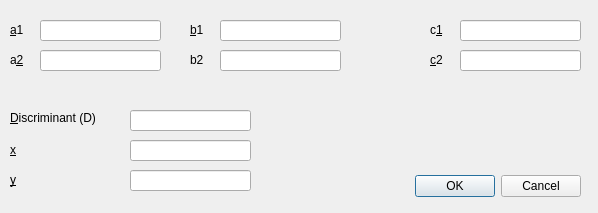
<?xml version="1.0" encoding="UTF-8"?>
<ui version="4.0">
 <class>linear_system_dialog</class>
 <widget class="QDialog" name="linear_system_dialog">
  <property name="geometry">
   <rect>
    <x>0</x>
    <y>0</y>
    <width>598</width>
    <height>213</height>
   </rect>
  </property>
  <property name="windowTitle">
   <string>System of Linear Equations with Two Unknowns</string>
  </property>
  <widget class="QDialogButtonBox" name="buttonBox">
   <property name="geometry">
    <rect>
     <x>260</x>
     <y>170</y>
     <width>321</width>
     <height>32</height>
    </rect>
   </property>
   <property name="orientation">
    <enum>Qt::Orientation::Horizontal</enum>
   </property>
   <property name="standardButtons">
    <set>QDialogButtonBox::StandardButton::Cancel|QDialogButtonBox::StandardButton::Ok</set>
   </property>
  </widget>
  <widget class="QLabel" name="label">
   <property name="geometry">
    <rect>
     <x>10</x>
     <y>22</y>
     <width>41</width>
     <height>16</height>
    </rect>
   </property>
   <property name="text">
    <string>&amp;a1</string>
   </property>
   <property name="buddy">
    <cstring>a1LineEdit</cstring>
   </property>
  </widget>
  <widget class="QLineEdit" name="a1LineEdit">
   <property name="geometry">
    <rect>
     <x>40</x>
     <y>20</y>
     <width>121</width>
     <height>21</height>
    </rect>
   </property>
  </widget>
  <widget class="QLabel" name="label_2">
   <property name="geometry">
    <rect>
     <x>190</x>
     <y>22</y>
     <width>41</width>
     <height>16</height>
    </rect>
   </property>
   <property name="text">
    <string>&amp;b1</string>
   </property>
   <property name="buddy">
    <cstring>b1LineEdit</cstring>
   </property>
  </widget>
  <widget class="QLineEdit" name="b1LineEdit">
   <property name="geometry">
    <rect>
     <x>220</x>
     <y>20</y>
     <width>121</width>
     <height>21</height>
    </rect>
   </property>
  </widget>
  <widget class="QLabel" name="label_3">
   <property name="geometry">
    <rect>
     <x>430</x>
     <y>22</y>
     <width>41</width>
     <height>16</height>
    </rect>
   </property>
   <property name="text">
    <string>c&amp;1</string>
   </property>
   <property name="buddy">
    <cstring>c1LineEdit</cstring>
   </property>
  </widget>
  <widget class="QLineEdit" name="c1LineEdit">
   <property name="geometry">
    <rect>
     <x>460</x>
     <y>20</y>
     <width>121</width>
     <height>21</height>
    </rect>
   </property>
  </widget>
  <widget class="QLabel" name="label_4">
   <property name="geometry">
    <rect>
     <x>10</x>
     <y>52</y>
     <width>41</width>
     <height>16</height>
    </rect>
   </property>
   <property name="text">
    <string>a&amp;2</string>
   </property>
   <property name="buddy">
    <cstring>a2LineEdit</cstring>
   </property>
  </widget>
  <widget class="QLabel" name="label_5">
   <property name="geometry">
    <rect>
     <x>190</x>
     <y>52</y>
     <width>41</width>
     <height>16</height>
    </rect>
   </property>
   <property name="text">
    <string>b2</string>
   </property>
   <property name="buddy">
    <cstring>b2LineEdit</cstring>
   </property>
  </widget>
  <widget class="QLineEdit" name="b2LineEdit">
   <property name="geometry">
    <rect>
     <x>220</x>
     <y>50</y>
     <width>121</width>
     <height>21</height>
    </rect>
   </property>
  </widget>
  <widget class="QLabel" name="label_6">
   <property name="geometry">
    <rect>
     <x>430</x>
     <y>52</y>
     <width>41</width>
     <height>16</height>
    </rect>
   </property>
   <property name="text">
    <string>&amp;c2</string>
   </property>
   <property name="buddy">
    <cstring>c2LineEdit</cstring>
   </property>
  </widget>
  <widget class="QLineEdit" name="a2LineEdit">
   <property name="geometry">
    <rect>
     <x>40</x>
     <y>50</y>
     <width>121</width>
     <height>21</height>
    </rect>
   </property>
  </widget>
  <widget class="QLineEdit" name="c2LineEdit">
   <property name="geometry">
    <rect>
     <x>460</x>
     <y>50</y>
     <width>121</width>
     <height>21</height>
    </rect>
   </property>
  </widget>
  <widget class="QLabel" name="label_7">
   <property name="geometry">
    <rect>
     <x>10</x>
     <y>142</y>
     <width>41</width>
     <height>16</height>
    </rect>
   </property>
   <property name="text">
    <string>&amp;x</string>
   </property>
   <property name="buddy">
    <cstring>xLineEdit</cstring>
   </property>
  </widget>
  <widget class="QLineEdit" name="xLineEdit">
   <property name="geometry">
    <rect>
     <x>130</x>
     <y>140</y>
     <width>121</width>
     <height>21</height>
    </rect>
   </property>
   <property name="readOnly">
    <bool>true</bool>
   </property>
  </widget>
  <widget class="QLabel" name="label_8">
   <property name="geometry">
    <rect>
     <x>10</x>
     <y>172</y>
     <width>41</width>
     <height>16</height>
    </rect>
   </property>
   <property name="text">
    <string>&amp;y</string>
   </property>
   <property name="buddy">
    <cstring>yLineEdit</cstring>
   </property>
  </widget>
  <widget class="QLineEdit" name="yLineEdit">
   <property name="geometry">
    <rect>
     <x>130</x>
     <y>170</y>
     <width>121</width>
     <height>21</height>
    </rect>
   </property>
   <property name="readOnly">
    <bool>true</bool>
   </property>
  </widget>
  <widget class="QLabel" name="label_9">
   <property name="geometry">
    <rect>
     <x>10</x>
     <y>110</y>
     <width>101</width>
     <height>16</height>
    </rect>
   </property>
   <property name="text">
    <string>&amp;Discriminant (D)</string>
   </property>
   <property name="buddy">
    <cstring>DLineEdit</cstring>
   </property>
  </widget>
  <widget class="QLineEdit" name="DLineEdit">
   <property name="geometry">
    <rect>
     <x>130</x>
     <y>110</y>
     <width>121</width>
     <height>21</height>
    </rect>
   </property>
   <property name="readOnly">
    <bool>true</bool>
   </property>
  </widget>
 </widget>
 <tabstops>
  <tabstop>a1LineEdit</tabstop>
  <tabstop>b1LineEdit</tabstop>
  <tabstop>c1LineEdit</tabstop>
  <tabstop>a2LineEdit</tabstop>
  <tabstop>b2LineEdit</tabstop>
  <tabstop>c2LineEdit</tabstop>
  <tabstop>DLineEdit</tabstop>
  <tabstop>xLineEdit</tabstop>
  <tabstop>yLineEdit</tabstop>
 </tabstops>
 <resources/>
 <connections>
  <connection>
   <sender>buttonBox</sender>
   <signal>accepted()</signal>
   <receiver>linear_system_dialog</receiver>
   <slot>accept()</slot>
   <hints>
    <hint type="sourcelabel">
     <x>248</x>
     <y>254</y>
    </hint>
    <hint type="destinationlabel">
     <x>157</x>
     <y>274</y>
    </hint>
   </hints>
  </connection>
  <connection>
   <sender>buttonBox</sender>
   <signal>rejected()</signal>
   <receiver>linear_system_dialog</receiver>
   <slot>reject()</slot>
   <hints>
    <hint type="sourcelabel">
     <x>316</x>
     <y>260</y>
    </hint>
    <hint type="destinationlabel">
     <x>286</x>
     <y>274</y>
    </hint>
   </hints>
  </connection>
 </connections>
</ui>
